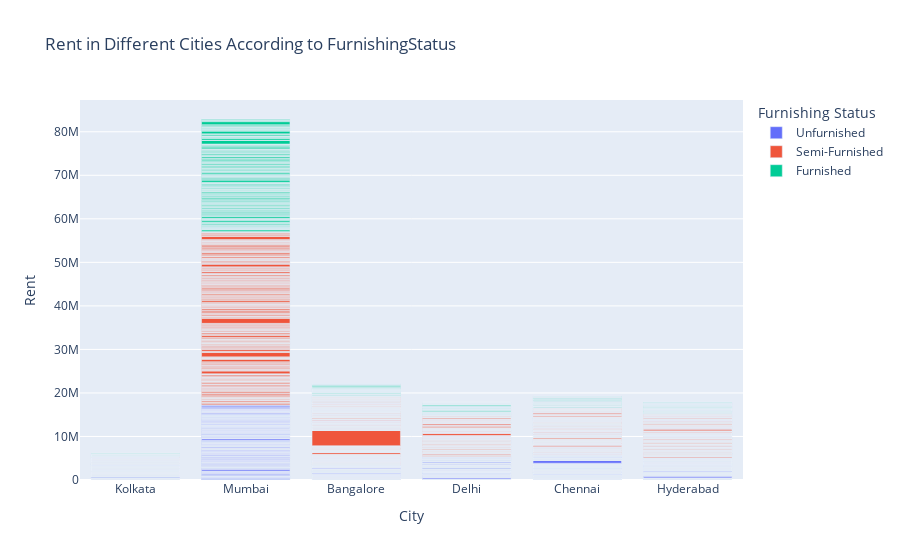

Notebook code cell kept with this figure:
### Code cell
figure = px.bar(df, x=df["City"],y = df["Rent"] ,color = df["Furnishing Status"],
title="Rent in Different Cities According to FurnishingStatus")
figure.show()

### Figure 1 — Plotly figure (JSON) as saved in the notebook; plotly's stock layout.template omitted (floating-point values rounded to 4 significant figures; data arrays with more than 128 entries replaced by an {"elided": "..."} marker saying what was removed)
{"data": [{"alignmentgroup": "True", "hovertemplate": "Furnishing Status=Unfurnished<br>City=%{x}<br>Rent=%{y}<extra></extra>", "legendgroup": "Unfurnished", "marker": {"color": "#636efa", "pattern": {"shape": ""}}, "name": "Unfurnished", "offsetgroup": "Unfurnished", "orientation": "v", "showlegend": true, "textposition": "auto", "type": "bar", "x": {"elided": "1815 str values"}, "xaxis": "x", "y": {"elided": "1815 int values"}, "yaxis": "y"}, {"alignmentgroup": "True", "hovertemplate": "Furnishing Status=Semi-Furnished<br>City=%{x}<br>Rent=%{y}<extra></extra>", "legendgroup": "Semi-Furnished", "marker": {"color": "#EF553B", "pattern": {"shape": ""}}, "name": "Semi-Furnished", "offsetgroup": "Semi-Furnished", "orientation": "v", "showlegend": true, "textposition": "auto", "type": "bar", "x": {"elided": "2251 str values"}, "xaxis": "x", "y": {"elided": "2251 int values"}, "yaxis": "y"}, {"alignmentgroup": "True", "hovertemplate": "Furnishing Status=Furnished<br>City=%{x}<br>Rent=%{y}<extra></extra>", "legendgroup": "Furnished", "marker": {"color": "#00cc96", "pattern": {"shape": ""}}, "name": "Furnished", "offsetgroup": "Furnished", "orientation": "v", "showlegend": true, "textposition": "auto", "type": "bar", "x": {"elided": "680 str values"}, "xaxis": "x", "y": {"elided": "680 int values"}, "yaxis": "y"}], "layout": {"barmode": "relative", "legend": {"title": {"text": "Furnishing Status"}, "tracegroupgap": 0}, "title": {"text": "Rent in Different Cities According to FurnishingStatus"}, "xaxis": {"anchor": "y", "domain": [0, 1], "title": {"text": "City"}}, "yaxis": {"anchor": "x", "domain": [0, 1], "title": {"text": "Rent"}}}}
